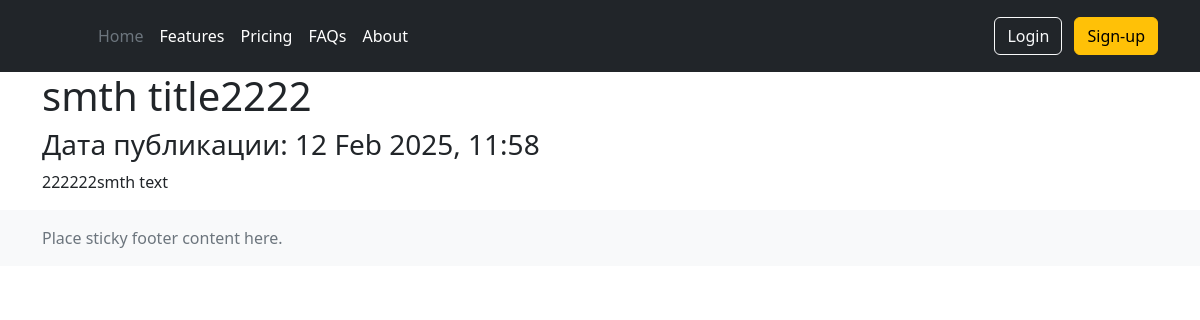
Page /news/2 on the earlier database version.
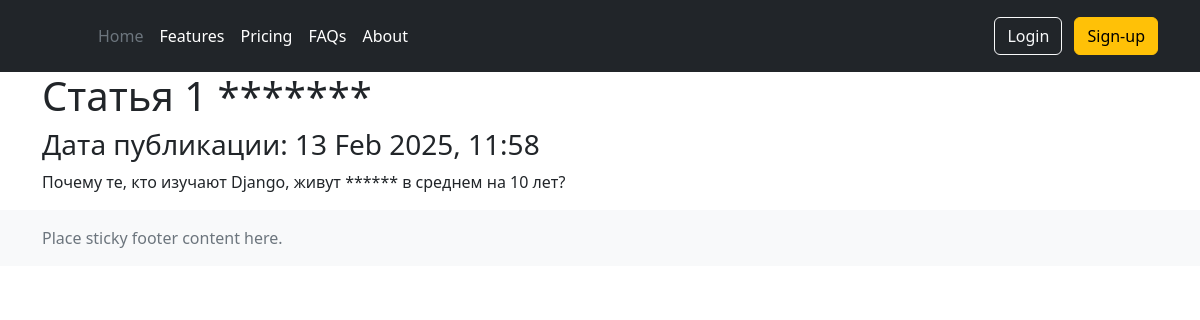
Same page on the later database version.
### news/models.py (models this page shows, shortened)
class Post(models.Model):
    author = models.ForeignKey('Author', on_delete=models.CASCADE)
    NEWS = 'NW'
    ARTICLE = 'AR'
    CATEGORY_CHOICES = (
        (NEWS, 'Новость'),
        (ARTICLE, 'Статья'),
    )
    categoryType = models.CharField(max_length=2, choices=CATEGORY_CHOICES, default=ARTICLE)
    dateCreation = models.DateTimeField(auto_now_add=True)
    postCategory = models.ManyToManyField('Category', through='PostCategory')
    title = models.CharField(max_length=128)
    text = models.TextField()
    rating = models.SmallIntegerField(default=0)

### news/views.py (the view)
# urls.py: path('<int:pk>', PostDetail.as_view()),
class PostDetail(DetailView):
    model = Post # модель всё та же, но мы хотим получать детали конкретно отдельного товара
    template_name = 'news/new.html' # название шаблона будет product.html
    context_object_name = 'new' # название объекта

### news/templatetags/custom_filters.py (called while the page is built)
@register.filter(name='censor')
def censor(text):
    censors_words = ["успешным", "дольше", "следующем", "плохая", "ужасная", "сумасшедшая"]
    for word in censors_words:
        text = text.replace(word, '*' * len(word))
    return text

### news/templates/news/new.html (shortened to what this page needs)
{% extends 'layout/default.html' %}
{% load custom_filters %}
{% block content %}
<h1>{{ new.title|censor }}</h1>
<h3>Дата публикации: {{ new.dateCreation|date:'d M Y, H:i' }}</h3>
<p>{{ new.text|censor }}</p>
{% endblock content %}

### templates/layout/default.html (shortened to what this page needs)
<!DOCTYPE html>
<html lang="en">
<head>
<link href="https://cdn.jsdelivr.net/npm/bootstrap@5.2.3/dist/css/bootstrap.min.css" rel="stylesheet">
<link rel="stylesheet" href="https://cdnjs.cloudflare.com/ajax/libs/font-awesome/5.15.4/css/all.min.css">
</head>
<body>
{% include './parts/header.html' %}
<div class="container">
 {% block content %}
 {% endblock content %}
</div>
{% include './parts/footer.html' %}
</body>
</html>

### templates/layout/parts/header.html
<header class="p-3 text-bg-dark">
    <div class="container">
      <div class="d-flex flex-wrap align-items-center justify-content-center justify-content-lg-start">
        <a href="/" class="d-flex align-items-center mb-2 mb-lg-0 text-white text-decoration-none">
          <svg class="bi me-2" width="40" height="32" role="img" aria-label="Bootstrap"><use xlink:href="#bootstrap"/></svg>
        </a>
        <ul class="nav col-12 col-lg-auto me-lg-auto mb-2 justify-content-center mb-md-0">
          <li><a href="#" class="nav-link px-2 text-secondary">Home</a></li>
          <li><a href="#" class="nav-link px-2 text-white">Features</a></li>
          <li><a href="#" class="nav-link px-2 text-white">Pricing</a></li>
          <li><a href="#" class="nav-link px-2 text-white">FAQs</a></li>
          <li><a href="#" class="nav-link px-2 text-white">About</a></li>
        </ul>
        <div class="text-end">
          <button type="button" class="btn btn-outline-light me-2">Login</button>
          <button type="button" class="btn btn-warning">Sign-up</button>
        </div>
      </div>
    </div>
   </header>

### templates/layout/parts/footer.html
<footer class="footer mt-auto py-3 bg-light">
    <div class="container">
      <span class="text-muted">Place sticky footer content here.</span>
    </div>
   </footer>

Differences in the rows shown:
changed Post: title|censor "smth title2222" → "Статья 1 *******"; dateCreation "12 Feb 2025, 11:58" → "13 Feb 2025, 11:58"; text|censor "222222smth text" → "Почему те, кто изучают Django, живут ****** в среднем на 10 лет?"
